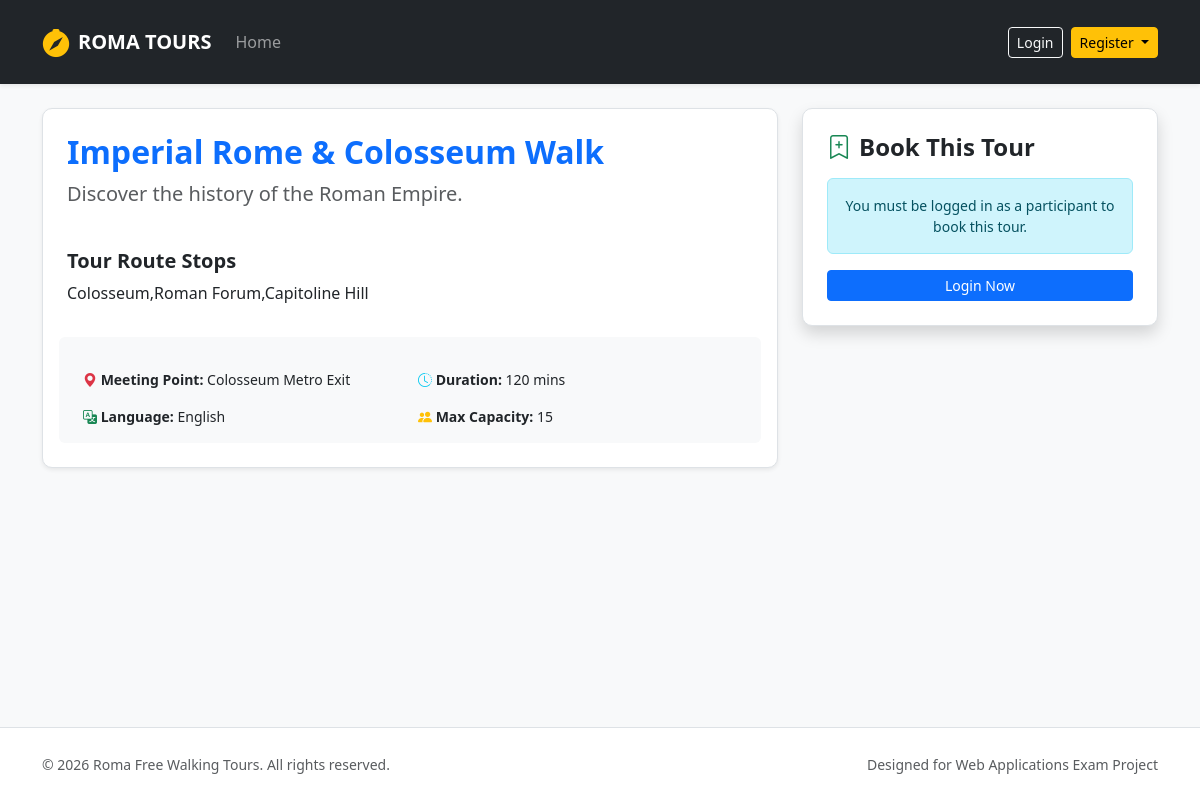
The app's page /tour/detail/1 with its own data.
### tables this page shows
CREATE TABLE tours (
            id INTEGER PRIMARY KEY AUTOINCREMENT,
            guide_id INTEGER NOT NULL,
            title TEXT NOT NULL,
            meeting_point TEXT NOT NULL,
            duration INTEGER NOT NULL,
            language TEXT NOT NULL,
            max_participants INTEGER NOT NULL,
            description TEXT NOT NULL,
            stops TEXT NOT NULL,
            photos TEXT NOT NULL,
            FOREIGN KEY (guide_id) REFERENCES users(id) ON DELETE CASCADE
        );

### routes/participant_routes.py (the view)
@participant_bp.route("/tour/detail/<int:tour_id>")
def tour_detail(tour_id):
    tour = tours_dao.get_tour_by_id(tour_id)
    if not tour:
        flash("Tour not found.", "danger")
        return redirect(url_for("home"))
    return render_template("tour_detail.html", tour=tour)

### dao/tours_dao.py (called while the page is built)
def get_tour_by_id(p_tour_id):
    query = "SELECT * FROM tours WHERE id = ?"
    import sqlite3
    conn = sqlite3.connect("roma_tours.db")
    conn.row_factory = sqlite3.Row
    cursor = conn.cursor()
    cursor.execute(query, (p_tour_id,))
    tour = cursor.fetchone()
    conn.commit()
    cursor.close()
    conn.close()
    return tour

### templates/tour_detail.html (shortened to what this page needs)
{% extends 'base.html' %}
{% block content %}
<div class="col-md-8">
  <div class="card shadow-sm border p-4 mb-4">
    <h2 class="text-primary fw-bold">{{ tour.title }}</h2>
    <p class="lead text-muted">{{ tour.description }}</p>
    <h5 class="mt-4 fw-bold">Tour Route Stops</h5>
    <p>{{ tour.stops }}</p>
    <div class="row g-3 mt-3 bg-light p-3 rounded small">
      <div class="col-6"><strong><i class="bi bi-geo-alt-fill text-danger"></i> Meeting Point:</strong> {{ tour.meeting_point }}</div>
      <div class="col-6"><strong><i class="bi bi-clock-history text-info"></i> Duration:</strong> {{ tour.duration }} mins</div>
      <div class="col-6"><strong><i class="bi bi-translate text-success"></i> Language:</strong> {{ tour.language }}</div>
      <div class="col-6"><strong><i class="bi bi-people-fill text-warning"></i> Max Capacity:</strong> {{ tour.max_participants }}</div>
    </div>
  </div>
</div>
<div class="col-md-4">
  <div class="card shadow border p-4">
    <h4 class="fw-bold mb-3"><i class="bi bi-bookmark-plus text-success me-2"></i>Book This Tour</h4>
    {% if current_user.is_authenticated and current_user.role == 'participant' %}
    <form action="{{ url_for('participant.book_tour', tour_id=tour.id) }}" method="POST">
      <div class="mb-3">
        <label for="txt_date" class="form-label small fw-bold">Choose Date</label>
        <input type="date" class="form-control" name="txt_date" id="txt_date" required>
      </div>
      <div class="mb-3">
        <label for="txt_count" class="form-label small fw-bold">Additional Guests (Max 3)</label>
        <select class="form-select" name="txt_count" id="txt_count">
          <option value="0">Just Me (0 extra)</option>
          <option value="1">+1 Guest</option>
          <option value="2">+2 Guests</option>
          <option value="3">+3 Guests</option>
        </select>
      </div>
      <div class="mb-4">
        <label for="txt_names" class="form-label small fw-bold">Guest Names (Comma separated)</label>
        <input type="text" class="form-control" name="txt_names" id="txt_names" placeholder="e.g. Jane Doe, Bob Smith">
      </div>
      <button type="submit" class="btn btn-success w-100 py-2 fw-bold shadow-sm">Confirm Booking</button>
    </form>
    {% elif current_user.is_authenticated %}
      <div class="alert alert-warning small text-center">Only logged-in participants can make a booking.</div>
    {% else %}
      <div class="alert alert-info small text-center mb-3">You must be logged in as a participant to book this tour.</div>
      <a href="{{ url_for('auth.login') }}" class="btn btn-primary w-100 btn-sm">Login Now</a>
    {% endif %}
  </div>
</div>
{% endblock %}

### static/css/styles.css (style rules this page uses)
body { background-color: #f8f9fa; font-family: 'Segoe UI', Tahoma, Geneva, Verdana, sans-serif; }
.card { border: none; border-radius: 10px; transition: transform 0.2s ease, box-shadow 0.2s ease; }

### records on screen
tours: title "Imperial Rome & Colosseum Walk", description "Discover the history of the Roman Empire.", stops "Colosseum,Roman Forum,Capitoline Hill", meeting_point "Colosseum Metro Exit", duration "120", language "English", max_participants "15"
